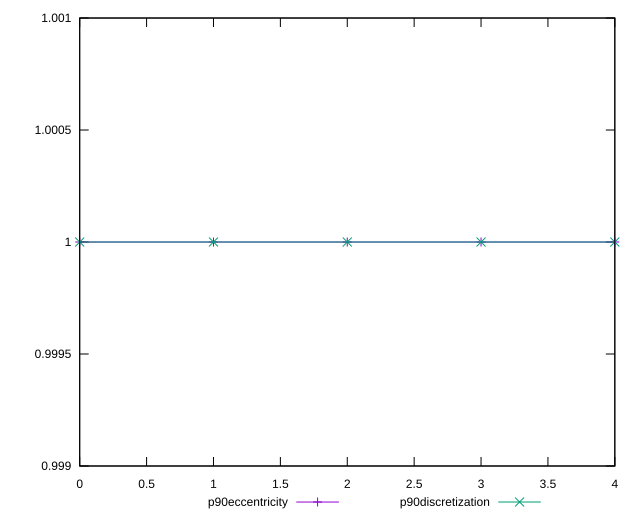

Here is the gnuplot script that generated this plot:
reset

$p90Eccentricity <<EOF
0 1.0000000000000002
1 0.9999999999999997
2 0.9999999999999997
3 1.0000000000000007
4 1.0000000000000002
EOF

$p90Discretization <<EOF
0 1
1 1
2 1
3 1
4 1
EOF

set key outside below
set xrange [0:4]
set yrange [0.9989999999999997:1.0010000000000006]
set trange [0.9989999999999997:1.0010000000000006]
set terminal svg size 640, 520 enhanced background rgb 'white'
set output "report_00017_2021-02-10T15-08-03.406Z/bootup-time/progression/eccentricity.svg"

plot $p90Eccentricity title "p90eccentricity" with linespoints, \
     $p90Discretization title "p90discretization" with linespoints

reset
